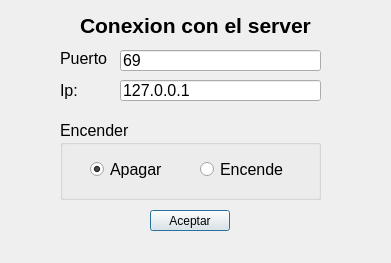
<?xml version="1.0" encoding="UTF-8"?>
<ui version="4.0">
 <class>Conexion</class>
 <widget class="QDialog" name="Conexion">
  <property name="geometry">
   <rect>
    <x>0</x>
    <y>0</y>
    <width>391</width>
    <height>263</height>
   </rect>
  </property>
  <property name="windowTitle">
   <string>Dialog</string>
  </property>
  <widget class="QLabel" name="lblTitulo">
   <property name="geometry">
    <rect>
     <x>80</x>
     <y>10</y>
     <width>241</width>
     <height>31</height>
    </rect>
   </property>
   <property name="font">
    <font>
     <pointsize>16</pointsize>
     <weight>75</weight>
     <bold>true</bold>
    </font>
   </property>
   <property name="text">
    <string>Conexion con el server</string>
   </property>
  </widget>
  <widget class="QLabel" name="lblPuerto">
   <property name="geometry">
    <rect>
     <x>60</x>
     <y>50</y>
     <width>51</width>
     <height>16</height>
    </rect>
   </property>
   <property name="font">
    <font>
     <pointsize>12</pointsize>
    </font>
   </property>
   <property name="text">
    <string>Puerto</string>
   </property>
  </widget>
  <widget class="QLineEdit" name="letPuerto">
   <property name="geometry">
    <rect>
     <x>120</x>
     <y>50</y>
     <width>201</width>
     <height>21</height>
    </rect>
   </property>
   <property name="font">
    <font>
     <pointsize>12</pointsize>
    </font>
   </property>
   <property name="text">
    <string>69</string>
   </property>
  </widget>
  <widget class="QLineEdit" name="letIP">
   <property name="geometry">
    <rect>
     <x>120</x>
     <y>80</y>
     <width>201</width>
     <height>21</height>
    </rect>
   </property>
   <property name="font">
    <font>
     <pointsize>12</pointsize>
    </font>
   </property>
   <property name="text">
    <string>127.0.0.1</string>
   </property>
  </widget>
  <widget class="QLabel" name="lblIP">
   <property name="geometry">
    <rect>
     <x>60</x>
     <y>80</y>
     <width>51</width>
     <height>21</height>
    </rect>
   </property>
   <property name="font">
    <font>
     <pointsize>12</pointsize>
    </font>
   </property>
   <property name="text">
    <string>Ip:</string>
   </property>
  </widget>
  <widget class="QPushButton" name="pboAceptar">
   <property name="geometry">
    <rect>
     <x>150</x>
     <y>210</y>
     <width>80</width>
     <height>21</height>
    </rect>
   </property>
   <property name="text">
    <string>Aceptar</string>
   </property>
  </widget>
  <widget class="QGroupBox" name="groupBox">
   <property name="geometry">
    <rect>
     <x>60</x>
     <y>120</y>
     <width>261</width>
     <height>80</height>
    </rect>
   </property>
   <property name="font">
    <font>
     <pointsize>12</pointsize>
    </font>
   </property>
   <property name="title">
    <string>Encender</string>
   </property>
   <widget class="QRadioButton" name="rdbApagar">
    <property name="geometry">
     <rect>
      <x>30</x>
      <y>40</y>
      <width>84</width>
      <height>19</height>
     </rect>
    </property>
    <property name="text">
     <string>Apagar</string>
    </property>
    <property name="checked">
     <bool>true</bool>
    </property>
   </widget>
   <widget class="QRadioButton" name="rdbEncender">
    <property name="geometry">
     <rect>
      <x>140</x>
      <y>40</y>
      <width>84</width>
      <height>19</height>
     </rect>
    </property>
    <property name="text">
     <string>Encender</string>
    </property>
   </widget>
  </widget>
 </widget>
 <resources/>
 <connections>
  <connection>
   <sender>pboAceptar</sender>
   <signal>clicked()</signal>
   <receiver>Conexion</receiver>
   <slot>accept()</slot>
   <hints>
    <hint type="sourcelabel">
     <x>189</x>
     <y>130</y>
    </hint>
    <hint type="destinationlabel">
     <x>195</x>
     <y>78</y>
    </hint>
   </hints>
  </connection>
 </connections>
</ui>
